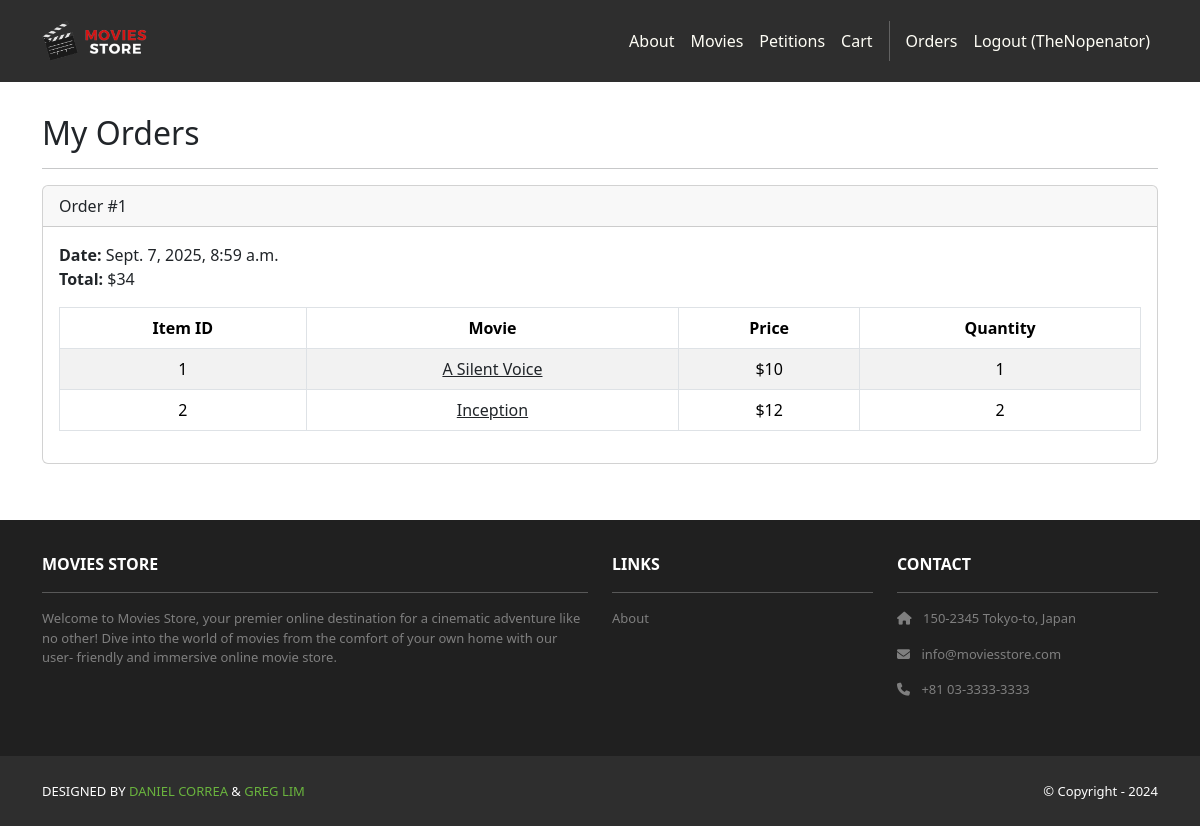
Page /accounts/orders/ (signed in) on the committed database.
### cart/models.py (models this page shows, shortened)
class Order(models.Model):
    id = models.AutoField(primary_key=True)
    total = models.IntegerField()
    date = models.DateTimeField(auto_now_add=True)
    user = models.ForeignKey(User, on_delete=models.CASCADE)

class Item(models.Model):
    id = models.AutoField(primary_key=True)
    price = models.IntegerField()
    quantity = models.IntegerField()
    order = models.ForeignKey(Order, on_delete=models.CASCADE)
    movie = models.ForeignKey(Movie, on_delete=models.CASCADE)

### movies/models.py (models this page shows, shortened)
class Movie(models.Model):
    id = models.AutoField(primary_key=True)
    name = models.CharField(max_length=255)
    price = models.IntegerField()
    description = models.TextField()
    image = models.ImageField(upload_to='movie_images/')

### accounts/views.py (the view)
# urls.py: path('orders/', views.orders, name='accounts.orders'),
@login_required
def orders(request):
    template_data = {}
    template_data['title'] = 'Orders'
    template_data['orders'] = request.user.order_set.all()
    return render(request, 'accounts/orders.html', {'template_data': template_data})

### accounts/templates/accounts/orders.html
{% extends 'base.html' %}
{% block content %}
<div class="p-3">
  <div class="container">
    <div class="row mt-3">
      <div class="col mx-auto mb-3">
        <h2>My Orders</h2>
        <hr />
        {% for order in template_data.orders %}
        <div class="card mb-4">
          <div class="card-header">
            Order #{{ order.id }}
          </div>
          <div class="card-body">
            <b>Date:</b> {{ order.date }}<br />
            <b>Total:</b> ${{ order.total }}<br />
            <table class="table table-bordered
              table-striped text-center mt-3">
              <thead>
                <tr>
                  <th scope="col">Item ID</th>
                  <th scope="col">Movie</th>
                  <th scope="col">Price</th>
                  <th scope="col">Quantity</th>
                </tr>
              </thead>
              <tbody>
                {% for item in order.item_set.all %}
                <tr>
                  <td>{{ item.movie.id }}</td>
                  <td>
                    <a class="link-dark"
                      href="{% url 'movies.show'
                      id=item.movie.id %}">
                      {{ item.movie.name }}
                    </a>
                  </td>
                  <td>${{ item.movie.price }}</td>
                  <td>{{ item.quantity }}</td>
                </tr>
                {% endfor %}
              </tbody>
            </table>
          </div>
        </div>
        {% endfor %}
      </div>
    </div>
  </div>
</div>
{% endblock content %}

### moviesstore/templates/base.html (shortened to what this page needs)
<!DOCTYPE html>
<html>
  {% load static %}
  <head>
    <link href=
      "https://cdn.jsdelivr.net/npm/bootstrap@5.3.3/dist/css/bootstrap.min.css" rel="stylesheet"
>
    <link rel=
      "stylesheet"  href="https://cdnjs.cloudflare.com/ajax/libs/font-awesome/6.1.1/css/all.min.css">
    <link rel="stylesheet" type="text/css"
      href="{% static 'css/style.css' %}">
  </head>
  <body>
    <nav class="p-3 navbar navbar-dark bg-dark navbar-expand-lg">
      <div class="container">
        <a class="navbar-brand"
           href="{% url 'home.index' %}">
          <img src="{% static 'img/logo.png' %}" alt="logo"
               height="40" />
        </a>
        <div class="collapse navbar-collapse"
             id="navbarNavAltMarkup">
          <div class="navbar-nav ms-auto navbar-ml">
            <a class="nav-link"
               href="{% url 'home.about' %}">About</a>
            <a class="nav-link"
               href="{% url 'movies.index' %}">Movies</a>
            <a class="nav-link"
               href="{% url 'movies.petition_list' %}">Petitions</a>
            <a class="nav-link"
               href="{% url 'cart.index' %}">Cart</a>
            {% if user.is_authenticated %}
            <a class="nav-link" href="{% url 'accounts.orders' %}">Orders
            </a>
            <a class="nav-link"
              href="{% url 'accounts.logout' %}">Logout ({{ user.username }})</a>
            {% endif %}
          </div>
        </div>
      </div>
    </nav>
    <div>
      {% block content %}
      {% endblock content %}
    </div>
     <section class="p-3 ms-footer d-none d-md-block">
      <div class="container">
        <div class="row mt-3 text-white">
          <div class="col-md-6 col-lg-6 col-xl-6 mx-auto mb-4">
            <b>MOVIES STORE</b>
            <hr />
            <p>
              Welcome to Movies Store, your premier online
              destination for a cinematic adventure like no
              other! Dive into the world of movies from the
              comfort of your own home with our user-
              friendly and immersive online movie store.
            </p>
          </div>
          <div class="col-md-3 col-lg-3 col-xl-3 mx-auto mb-4">
            <b>LINKS</b>
            <hr />
            <p><a class="nav-link"
              href="{% url 'home.about' %}">
              About
            </a></p>
          </div>
          <div class="col-md-3 col-lg-3 col-xl-3 mx-auto mb-4">
            <b>CONTACT</b>
            <hr />
            <p><i class="fas fa-home me-2"></i>
              150-2345 Tokyo-to, Japan
            </p>
            <p><i class="fas fa-envelope me-2"></i>
              info@moviesstore.com
            </p>
            <p><i class="fas fa-phone me-2"></i>
              +81 03-3333-3333
            </p>
          </div>
        </div>
      </div>
    </section>
    <section class="p-3 ms-footer-bottom bg-dark">
      <div class="container d-flex justify-content-between">
        <div class="me-5 text-white">
          <span>DESIGNED BY
            <a href="https://www.x.com/danielgarax"
            target="_blank">DANIEL CORREA</a> &
            <a href="https://www.x.com/greglim81"
            target="_blank">GREG LIM</a>
          </span>
        </div>
        <div class="text-white">
          <span>© Copyright - 2024</span>
        </div>
      </div>
    </section>
  </body>
</html>

### moviesstore/static/css/style.css (style rules this page uses)
.navbar a.nav-link { color: #FFFEF6 !important; }
.bg-dark { background-color: #2E2E2E !important; }
.ms-footer { background-color: #202020; }
.ms-footer p { color: #7F7F7F; font-size: 13px; }
.ms-footer-bottom span { font-size: 13px; line-height: 38px; }
.ms-footer-bottom a { color: #6ab43e; text-decoration: none; }

### rows in the picture
Order: id "1", date "Sept. 7, 2025, 8:59 a.m.", total "34"
Item: movie.id "1", movie.name "A Silent Voice", movie.price "10", quantity "1"
Item: movie.id "2", movie.name "Inception", movie.price "12", quantity "2"

### other values in the picture
{{ user.username }} "TheNopenator"
